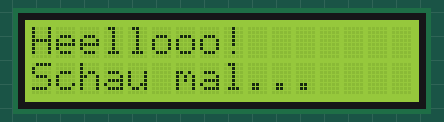
This sketch was run on a simulated Arduino Uno, built with avr-gcc and run on an emulated ATmega328P. Shown: 16×2 character LCD.

Above: at 0.1 s.
At 5.1 s:
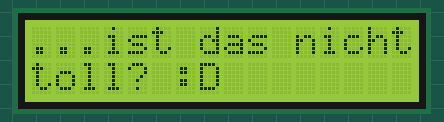

Measured:
- what the display in image 1 shows lasts 5.0 s, from 5.1 s to 10.1 s

The sketch:

lcd.ino
```cpp
#include <LiquidCrystal.h>

LiquidCrystal lcd(12,11,5,4,3,2);

void setup() {
  lcd.begin(16,2);
}

void loop() {
  lcd.setCursor(0,0);
  lcd.print("Heellooo!");
  lcd.setCursor(0,1);
  lcd.print("Schau mal...");
  delay(5000);
  lcd.clear();
  lcd.setCursor(0,0);
  lcd.print("...ist das nicht");
  lcd.setCursor(0,1);
  lcd.print("toll? :D");
  delay(5000);
  lcd.clear();
}
```
